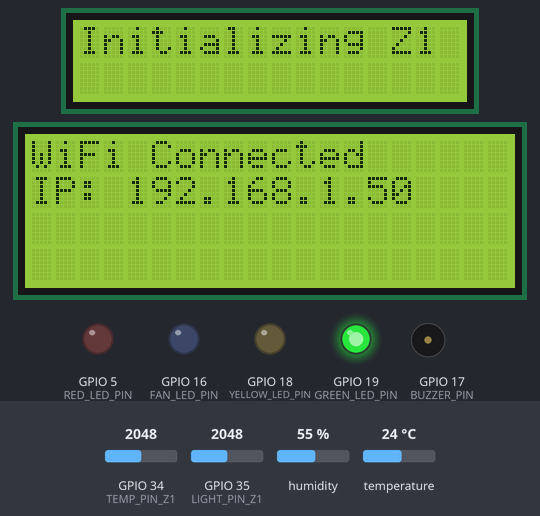
Simulated run of this program. Board: ESP32. On the bench: 16×2 character LCD, 20×4 character LCD, output pins drawn as LEDs (lit = HIGH), buzzer (waves = sounding, pin HIGH). The test bench sets the inputs (shaded band); at power-on: GPIO 34 (TEMP_PIN_Z1) = 2048, GPIO 35 (LIGHT_PIN_Z1) = 2048, humidity 55 %, temperature 24 °C. WiFi joins after 1.5 s; servers stay silent unless stated; uploads are accepted with an empty reply; what the program prints to the serial monitor is not drawn.

Above: at 1.8 s.
At 4.3 s:
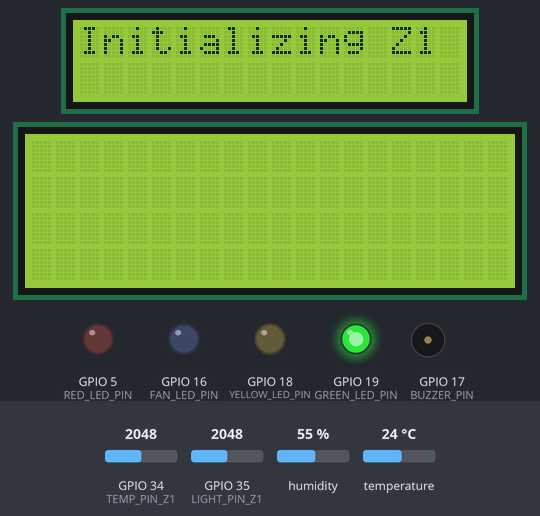
At 5.5 s:
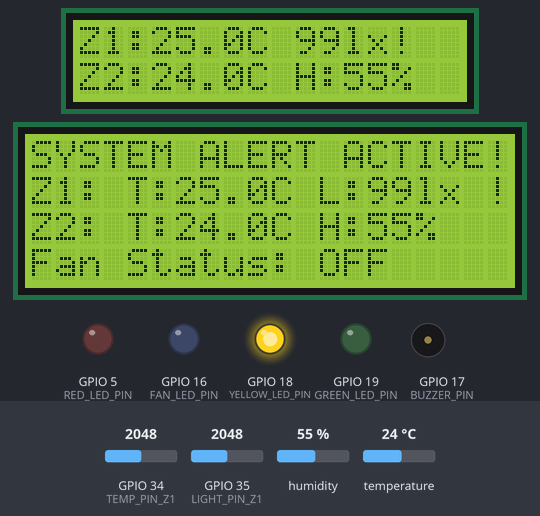
Timing chart, 0 to 36.8 s (numbered marks = the images above):
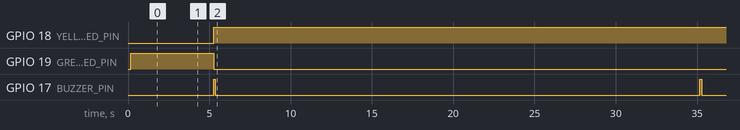

Measured:
- by itself, GPIO 18 (YELLOW_LED_PIN): LOW → HIGH at 5.3 s
- by itself, GPIO 19 (GREEN_LED_PIN): HIGH → LOW at 5.3 s
- by itself, GPIO 17 (BUZZER_PIN): alternates HIGH for 0.10 s and LOW for 29.8 s
- what the display in image 0 shows lasts 2.6 s, from 1.7 s to 4.3 s
- what the display in image 1 shows lasts 1.0 s, from 4.3 s to 5.3 s

The program:

main.cpp
```cpp
#include <Arduino.h>
#include <Wire.h>
#include <LiquidCrystal_I2C.h>
#include <math.h>
#include <WiFi.h>
#include <HTTPClient.h>
#include <WiFiClientSecure.h>
#include <DHTesp.h>

const char* ssid = "Wokwi-GUEST";
const char* password = "";
const char* serverUrl = "https://elxrhewruujmwthlhhni.supabase.co/functions/v1/log-sensor-data";

LiquidCrystal_I2C lcd1(0x27, 16, 2);
LiquidCrystal_I2C lcd2(0x3F, 20, 4);

const int TEMP_PIN_Z1 = 34;
const int LIGHT_PIN_Z1 = 35;
const int DHT_PIN_Z2 = 25;
const int GREEN_LED_PIN = 19;
const int YELLOW_LED_PIN = 18;
const int RED_LED_PIN = 5;
const int BUZZER_PIN = 17;
const int FAN_LED_PIN = 16;

const float ADC_MAX_VALUE = 4095.0;
const float ADC_REF_VOLTAGE = 3.3;

const float BETA = 3950;
const float R_KNOWN = 10000;
const float T0_KELVIN = 298.15;

const float LDR_GAMMA = 0.7;
const float LDR_RL10 = 50;
const float LDR_SERIES_RESISTOR = 10000;

const float TEMP_HIGH_THRESHOLD = 30.0;
const float LIGHT_LOW_THRESHOLD = 100;
const float HUMIDITY_HIGH_THRESHOLD = 70.0;

bool zone1_alert = false;
bool zone2_alert = false;
bool high_temp_alert = false;

DHTesp dht;
float humidityZ2 = -999.0;
float temperatureCZ2 = -999.0;

float readNtcTemperature(int pin) {
  int analogValue = analogRead(pin);
  if (analogValue <= 0 || analogValue >= ADC_MAX_VALUE) {
      Serial.printf("NTC Pin %d: Invalid ADC reading: %d\n", pin, analogValue);
      return -999.0;
  }

  float term1 = ADC_MAX_VALUE / (float)analogValue - 1.0;
  if (term1 <= 0) {
       Serial.printf("NTC Pin %d: Calculation term1 invalid (<=0): %.2f\n", pin, term1);
       return -999.0;
  }

  float term2 = log(1.0 / term1);
  float term3 = term2 / BETA;
  float term4 = term3 + (1.0 / T0_KELVIN);
  if (abs(term4) < 1e-9) {
      Serial.printf("NTC Pin %d: Calculation term4 near zero: %.6f\n", pin, term4);
      return -999.0;
  }

  float kelvin = 1.0 / term4;
  float celsius = kelvin - 273.15;

  if (!isfinite(celsius)) {
      Serial.printf("NTC Pin %d: Calculated temperature is not finite: %.2f\n", pin, celsius);
      return -999.0;
  }
  return celsius;
}

float readLdrLux(int pin) {
  int analogValue = analogRead(pin);
  float voltage = (float)analogValue / ADC_MAX_VALUE * ADC_REF_VOLTAGE;

  if (voltage <= 0.01) {
       return -1.0;
  }
  if (voltage >= (ADC_REF_VOLTAGE - 0.01)) {
      return 0.0;
  }

  float resistance = LDR_SERIES_RESISTOR * voltage / (ADC_REF_VOLTAGE - voltage);
  if (resistance <=0) return 0.0;

  float lux = pow(LDR_RL10 * 1e3 * pow(10, LDR_GAMMA) / resistance, (1.0 / LDR_GAMMA));

  if (!isfinite(lux)) {
      return -1.0;
  }

  return lux;
}

void setupWiFi() {
  delay(10);
  Serial.println();
  Serial.print("Connecting to ");
  Serial.println(ssid);
  Serial.print("ESP32 MAC Address: ");
  Serial.println(WiFi.macAddress());
  lcd2.clear();
  lcd2.setCursor(0,0);
  lcd2.print("Connecting WiFi...");

  WiFi.begin(ssid, password, 6);

  int retries = 0;
  while (WiFi.status() != WL_CONNECTED && retries < 30) {
    wl_status_t status = WiFi.status();
    Serial.print(".");
    Serial.print(status);
    delay(250);
    retries++;
  }

  if (WiFi.status() == WL_CONNECTED) {
      Serial.println("");
      Serial.println("WiFi connected");
      Serial.print("IP address: ");
      Serial.println(WiFi.localIP());
      lcd2.setCursor(0,0);
      lcd2.print("WiFi Connected      ");
      lcd2.setCursor(0,1);
      lcd2.print("IP: ");
      lcd2.print(WiFi.localIP());
      delay(2500);
      lcd2.setCursor(0,0);
      lcd2.print("                    ");
      lcd2.setCursor(0,1);
      lcd2.print("                    ");

  } else {
      Serial.println("");
      Serial.println("WiFi connection failed!");
      lcd2.setCursor(0,0);
      lcd2.print("WiFi Failed!        ");
  }
}

void sendDataToBackend(String jsonData) {
    if (WiFi.status() == WL_CONNECTED) {

        WiFiClientSecure client;
        client.setInsecure();

        HTTPClient http;

        Serial.print("Sending data to backend: ");
        Serial.println(serverUrl);

        http.setTimeout(10000);

        http.begin(client, serverUrl);

        http.addHeader("Content-Type", "application/json");

        int httpResponseCode = http.POST(jsonData);

        if (httpResponseCode > 0) {
            String response = http.getString();
            Serial.print("HTTP Response code: ");
            Serial.println(httpResponseCode);
            Serial.print("Response: ");
            Serial.println(response);
             if (httpResponseCode != 200 && httpResponseCode != 201) {
                 Serial.println("Note: HTTP response code was not 200 or 201.");
             }
        } else {
            Serial.print("Error sending POST: ");
            Serial.println(httpResponseCode);
            Serial.printf("HTTP POST failed, error: %s\n", http.errorToString(httpResponseCode).c_str());
        }

        http.end();
    } else {
        Serial.println("WiFi not connected. Cannot send data.");

    }
}

void setup() {
  Serial.begin(115200);
  Serial.println("Multi-Zone Environmental Monitor Initializing...");

  Wire.begin();

  lcd1.init();
  lcd1.backlight();
  lcd1.print("Initializing Z1");

  lcd2.init();
  lcd2.backlight();
  lcd2.setCursor(0,0);
  lcd2.print("Initializing Sys...");

  pinMode(GREEN_LED_PIN, OUTPUT);
  pinMode(YELLOW_LED_PIN, OUTPUT);
  pinMode(RED_LED_PIN, OUTPUT);
  pinMode(BUZZER_PIN, OUTPUT);
  pinMode(FAN_LED_PIN, OUTPUT);

  digitalWrite(GREEN_LED_PIN, HIGH);
  digitalWrite(YELLOW_LED_PIN, LOW);
  digitalWrite(RED_LED_PIN, LOW);
  digitalWrite(BUZZER_PIN, LOW);
  digitalWrite(FAN_LED_PIN, LOW);

  setupWiFi();

  dht.setup(DHT_PIN_Z2, DHTesp::DHT22);
  Serial.println("DHT22 Initialized");

  delay(1000);
  lcd1.clear();
}

void loop() {
  unsigned long loopStartTime = millis();

  float temperatureCZ1 = readNtcTemperature(TEMP_PIN_Z1);
  float luxZ1 = readLdrLux(LIGHT_PIN_Z1);
  TempAndHumidity newValues = dht.getTempAndHumidity();
  if (dht.getStatus() == DHTesp::ERROR_NONE) {
    temperatureCZ2 = newValues.temperature;
    humidityZ2 = newValues.humidity;
  } else {
    Serial.print("Error reading DHT22: ");
    Serial.println(dht.getStatusString());
    if (temperatureCZ2 == -999.0) temperatureCZ2 = -998.0;
    if (humidityZ2 == -999.0) humidityZ2 = -998.0;
  }

  zone1_alert = false;
  zone2_alert = false;
  high_temp_alert = false;

  bool z1_temp_alert = (temperatureCZ1 != -999.0 && temperatureCZ1 > TEMP_HIGH_THRESHOLD);
  bool z1_lux_alert = (luxZ1 != -1.0 && luxZ1 < LIGHT_LOW_THRESHOLD && luxZ1 != 0.0);
  if (z1_temp_alert || z1_lux_alert) {
    zone1_alert = true;
  }

  bool z2_temp_alert = (temperatureCZ2 != -999.0 && temperatureCZ2 != -998.0 && temperatureCZ2 > TEMP_HIGH_THRESHOLD);
  bool z2_humidity_alert = (humidityZ2 != -999.0 && humidityZ2 != -998.0 && humidityZ2 > HUMIDITY_HIGH_THRESHOLD);
  if (z2_temp_alert || z2_humidity_alert) {
    zone2_alert = true;
  }

  if (z1_temp_alert || z2_temp_alert) {
    high_temp_alert = true;
  }

  bool yellowState = zone1_alert;
  bool redState = zone2_alert;
  bool greenState = !(zone1_alert || zone2_alert);

  digitalWrite(YELLOW_LED_PIN, yellowState);
  digitalWrite(RED_LED_PIN, redState);
  digitalWrite(GREEN_LED_PIN, greenState);

  int buzzerDelay = 0;
  if (zone1_alert || zone2_alert) {
    digitalWrite(BUZZER_PIN, HIGH);
    delay(100);
    digitalWrite(BUZZER_PIN, LOW);
    buzzerDelay = 100;
  } else {
    digitalWrite(BUZZER_PIN, LOW);
  }

  digitalWrite(FAN_LED_PIN, high_temp_alert);

  lcd1.clear();
  lcd1.setCursor(0, 0);
  lcd1.print("Z1:");
  if (temperatureCZ1 == -999.0) lcd1.print("ERR"); else lcd1.print(temperatureCZ1, 1);
  lcd1.print("C ");
  if (luxZ1 == -1.0) lcd1.print("DARK"); else if (luxZ1 == 0.0) lcd1.print(">BRT"); else lcd1.print((int)luxZ1);
  lcd1.print("lx");
  if (zone1_alert) lcd1.print("!");

  lcd1.setCursor(0, 1);
  lcd1.print("Z2:");
  if (temperatureCZ2 <= -998.0) lcd1.print("ERR"); else lcd1.print(temperatureCZ2, 1);
  lcd1.print("C ");
  if (humidityZ2 <= -998.0) lcd1.print("H:ERR"); else { lcd1.print("H:"); lcd1.print((int)humidityZ2); lcd1.print("%"); }
  if (zone2_alert) lcd1.print("!");

  lcd2.clear();
  lcd2.setCursor(0, 0);
  if (zone1_alert || zone2_alert) {
      lcd2.print("SYSTEM ALERT ACTIVE!");
  } else {
      lcd2.print("System Status: OK");
  }

  lcd2.setCursor(0, 1);
  lcd2.print("Z1: ");
  if (temperatureCZ1 == -999.0) lcd2.print("T:ERR "); else { lcd2.print("T:"); lcd2.print(temperatureCZ1, 1); lcd2.print("C "); }
  if (luxZ1 == -1.0) lcd2.print("L:DARK"); else if (luxZ1 == 0.0) lcd2.print("L:>BRT"); else { lcd2.print("L:"); lcd2.print((int)luxZ1); lcd2.print("lx"); }
  if (zone1_alert) lcd2.print(" !");

  lcd2.setCursor(0, 2);
  lcd2.print("Z2: ");
  if (temperatureCZ2 <= -998.0) lcd2.print("T:ERR "); else { lcd2.print("T:"); lcd2.print(temperatureCZ2, 1); lcd2.print("C "); }
  if (humidityZ2 <= -998.0) lcd2.print("H:ERR"); else { lcd2.print("H:"); lcd2.print((int)humidityZ2); lcd2.print("%"); }
  if (zone2_alert) lcd2.print(" !");

  lcd2.setCursor(0, 3);
  lcd2.print("Fan Status: ");
  lcd2.print(high_temp_alert ? "ON" : "OFF");
  if (WiFi.status() != WL_CONNECTED) {
      lcd2.setCursor(18, 3);
      lcd2.print("WF!");
  }

   String jsonData = "{";
   jsonData += "\"zone1\":{";
   jsonData += "\"tempC\":";
   if (temperatureCZ1 == -999.0) jsonData += "null"; else jsonData += String(temperatureCZ1, 1);
   jsonData += ",\"lux\":";
   if (luxZ1 == -1.0) jsonData += "\"DARK\""; else if (luxZ1 == 0.0) jsonData += "\"BRIGHT\""; else jsonData += String((int)luxZ1);
   jsonData += ",\"alert\":";
   jsonData += zone1_alert ? "true" : "false";
   jsonData += "},";
   jsonData += "\"zone2\":{\"dhtTempC\":";
   if (temperatureCZ2 <= -998.0) jsonData += "null"; else jsonData += String(temperatureCZ2, 1);
   jsonData += ",\"humidity\":";
   if (humidityZ2 <= -998.0) jsonData += "null"; else jsonData += String(humidityZ2, 1);
   jsonData += ",\"alert\":";
   jsonData += zone2_alert ? "true" : "false";
   jsonData += "},";
   jsonData += "\"fan_on\":";
   jsonData += high_temp_alert ? "true" : "false";
   jsonData += "}";

   Serial.println(jsonData);

   sendDataToBackend(jsonData);

   unsigned long loopEndTime = millis();
   long loopDuration = loopEndTime - loopStartTime;
   long delayTime = 30000 - loopDuration - buzzerDelay;

   if (delayTime < 0) {
       delayTime = 100;
       Serial.println("Warning: Loop duration exceeded target interval!");
   }

   delay(delayTime);
}
```
